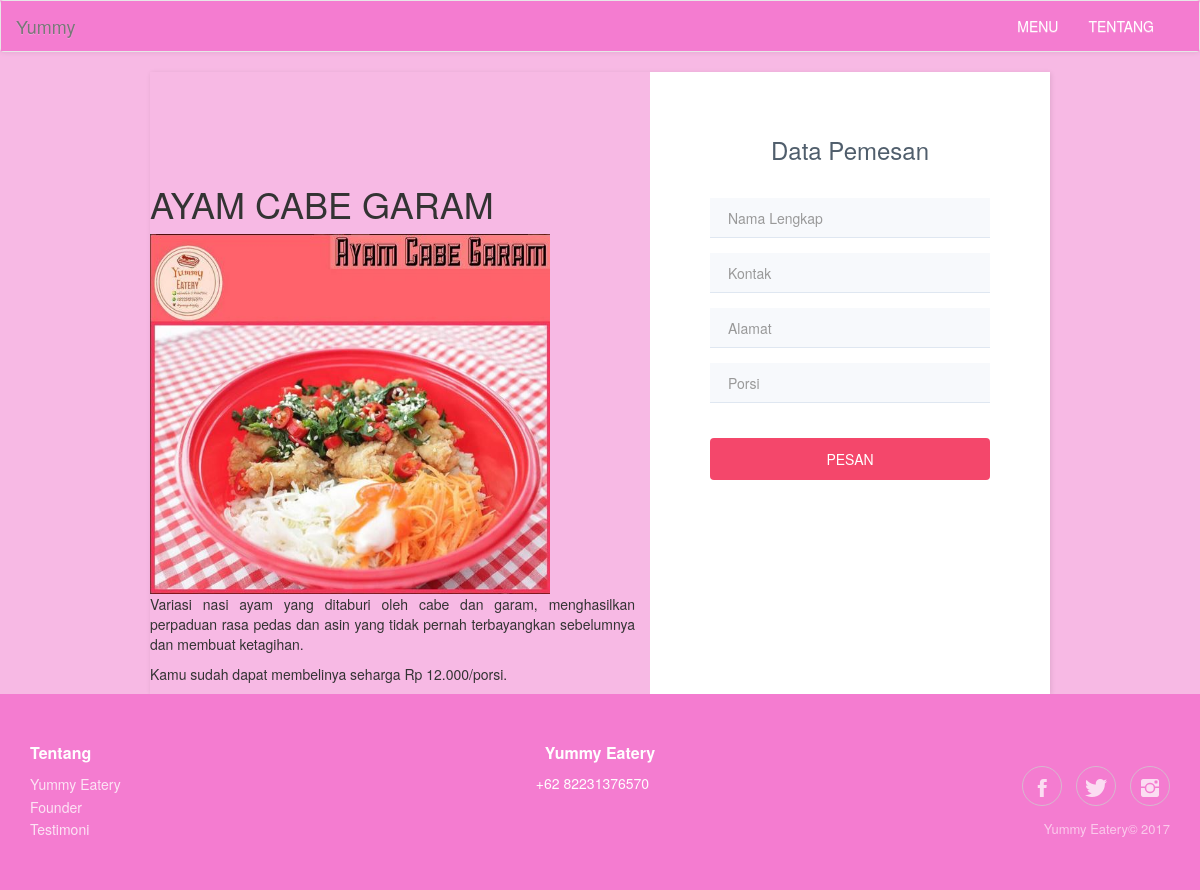
Before: /MyController/yummypesan/MENU004 with the older database file.
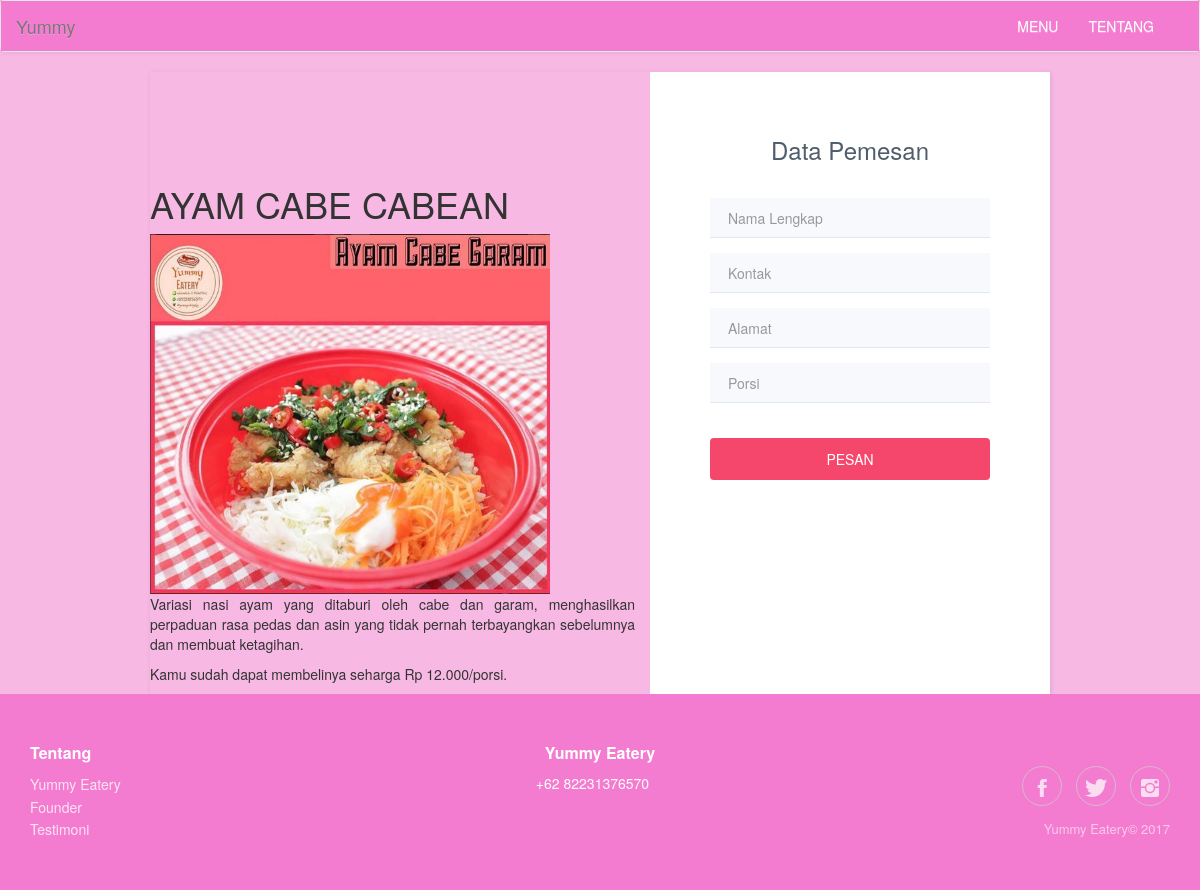
After: the same page with the newer database file.
### tables this page shows
CREATE TABLE `menu` (
  `id_menu` varchar(255) NOT NULL,
  `nama_menu` varchar(255) NOT NULL,
  `gambar` varchar(255) NOT NULL,
  `deskripsi` varchar(255) NOT NULL,
  `harga` int(11) NOT NULL,
  `timestamp` varchar(50) NOT NULL
);

### application/controllers/MyController.php (called while the page is built, shortened)
<?php
class MyController extends CI_Controller {
	public function __construct() {
		$this->load->model('My_Model');
		$this->load->helper(array('form', 'url'));
        $this->load->library('email');
	}
    function yummypesan($id_menu) {
				$menu = $this-> My_Model -> GetYummyEatery("where id_menu = '$id_menu'");
				$data = array(
					"id_menu" => $menu[0]['id_menu'],
					"nama_menu" => $menu[0]['nama_menu'],
					"gambar" => $menu[0]['gambar'],
					"deskripsi" => $menu[0]['deskripsi'],
					"harga" => $menu[0]['harga']
				);
				$this -> load -> view('yummypesan', $data);
    }
}
?>

### index.php (called while the page is built, shortened)
<?php
require_once BASEPATH.'core/CodeIgniter.php';

### application/models/My_Model.php (called while the page is built, shortened)
<?php
class My_model extends CI_Model {
	public function GetYummyEatery($where=""){
		$data = $this->db->query('SELECT * FROM menu '.$where);
		return $data->result_array();
	}
}

### application/views/yummypesan.php (the view, shortened to what this page needs)
<!DOCTYPE html>
<html>
<head>
    <link rel="stylesheet" type="text/css" href="<?php echo base_url();?>assets/bootstrap/css/bootstrap.min.css">
    <link rel="stylesheet" type="text/css" href="<?php echo base_url();?>assets/fonts/ionicons.min.css">
    <link rel="stylesheet" type="text/css" href="<?php echo base_url();?>assets/css/Registration-Form-Pesan.css">
    <link rel="stylesheet" type="text/css" href="<?php echo base_url();?>assets/css/FooterPesan.css">
    <link rel="stylesheet" type="text/css" href="<?php echo base_url();?>assets/css/stylesPesan.css">
</head>
<body>
    <nav class="navbar navbar-default">
        <div class="container-fluid">
            <div class="navbar-header"><a class="navbar-brand navbar-link" href="<?php echo base_url().'home'?>">Yummy </a>
            </div>
            <div class="collapse navbar-collapse" id="navcol-1">
                <ul class="nav navbar-nav">
                    <li role="presentation"><a href="<?php echo base_url();?>home">MENU</a></li>
                    <li role="presentation"><a href="<?php echo base_url();?>mycontroller/yummyabout">TENTANG</a></li>
                </ul>
            </div>
        </div>
    </nav>
    <div class="register-photo">
        <div class="form-container">
            <h1><?php echo $nama_menu; ?></h1>
            <img class="img menu" style="width:400px; height:360px" src="<?php echo base_url()."gambar/".$gambar ?>">
            <p class="pesan p"><?php echo $deskripsi; ?></p>
            <p class="pesan p">Kamu sudah dapat membelinya seharga <?php echo "Rp ".number_format($harga, 0, "," , ".") ?>/porsi.</p>
            <form action="<?php echo base_url().'MyController/yummysukses/'.$id_menu; ?>" method="post">
                <h2 class="text-center">Data Pemesan</h2>
                <input class="form-control" type="text" name="nama_pemesan" placeholder="Nama Lengkap" required>
                <input class="form-control" type="tel" name="no_telp" placeholder="Kontak" required>
                <input class="form-control" type="text" name="alamat" placeholder="Alamat" required>
                <input class="form-control" type="number" min="1" name="jumlah" placeholder="Porsi" required>
                <div class="form-group">
                    <input class="btn btn-primary btn-block" type="submit" value="PESAN">
                </div>
            </form>
        </div>
    </div>
    <div class="footer-clean">
        <footer>
            <div class="container">
                <div class="row">
                    <div class="col-md-3 col-sm-4 item">
                        <h3>Tentang </h3>
                        <ul>
                          <li><a href="<?php echo base_url();?>mycontroller/yummyabout">Yummy Eatery</a></li>
                          <li><a href="<?php echo base_url();?>mycontroller/yummytim">Founder</a></li>
                          <li><a href="<?php echo base_url();?>mycontroller/yummytestim">Testimoni</a></li>
                        </ul>
                    </div>
                    <div class="col-md-6 col-sm-4 item">
                        <h3 class="yummy-footer-h3">Yummy Eatery</h3>
                        <p class="footer pesan p">+62 82231376570</p>
                    </div>
                    <div class="col-md-3 item social">
                      <a href="#"><i class="icon ion-social-facebook"></i></a>
                      <a href="#"><i class="icon ion-social-twitter"></i></a>
                      <a href="https://www.instagram.com/yummyeatery.sby/" target="_blank"><i class="icon ion-social-instagram"></i></a>
                      <p class="copyright">Yummy Eatery© 2017</p>
                    </div>
                </div>
            </div>
        </footer>
    </div>
</body>
</html>

Changed rows visible on the page:
changed menu: nama_menu "AYAM CABE GARAM" → "AYAM CABE CABEAN"
